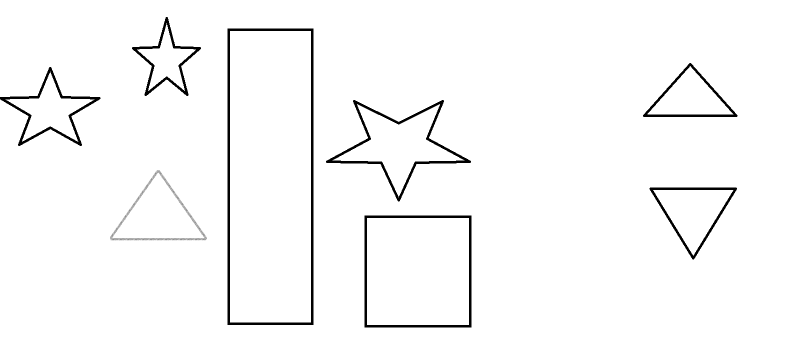
#> input picture photos/finaltest.png, 1608 x 687 px (shown at 1/2 size)
$ python 'final project.py'   (older library calls are emulated)
#> lines starting #> are read from the running program, lines starting #| are printed output that depends on the picture; after the words box and inside, x2 and y2 are one past the last pixel; in counts of white or black regions, pixels touching at a corner belong together
#> further down, originalImage is the input picture: shape (687, 1608, 3); min 0, max 255, mean 248.5
# %%
import imutils
import cv2
import numpy as np
import matplotlib.pyplot as plt

# %%
# load the image and resize it to a smalle rfactor so that the shapes can be approximated better
def detectShapes(originalImage):
    copyImage = originalImage.copy()
    mat = np.ones((5, 5), np.uint8)
    gradImage = cv2.morphologyEx(copyImage, cv2.MORPH_GRADIENT, mat)
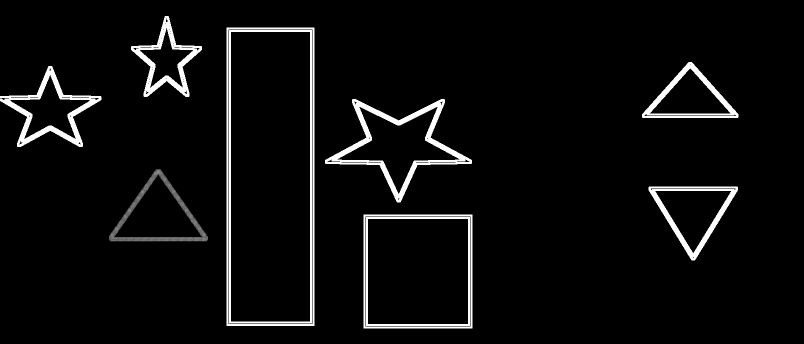
#> gradImage: shape (687, 1608, 3) (shown at 1/2 size); min 0, max 255, mean 11.6

    resized = imutils.resize(gradImage, width=1000)
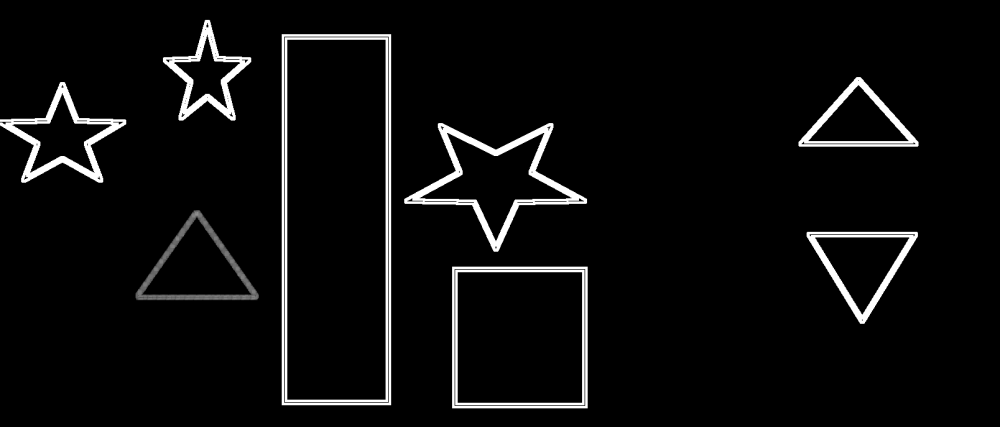
#> resized: shape (427, 1000, 3); min 0, max 255, mean 11.6
    ratio = copyImage.shape[0] / float(resized.shape[0])
#> ratio = 1.61

    # convert the resized copyImage to grayscale, blur it slightly and threshold it
    gray = cv2.cvtColor(resized, cv2.COLOR_BGR2GRAY)
    blurred = cv2.GaussianBlur(gray, (5, 5), 0)
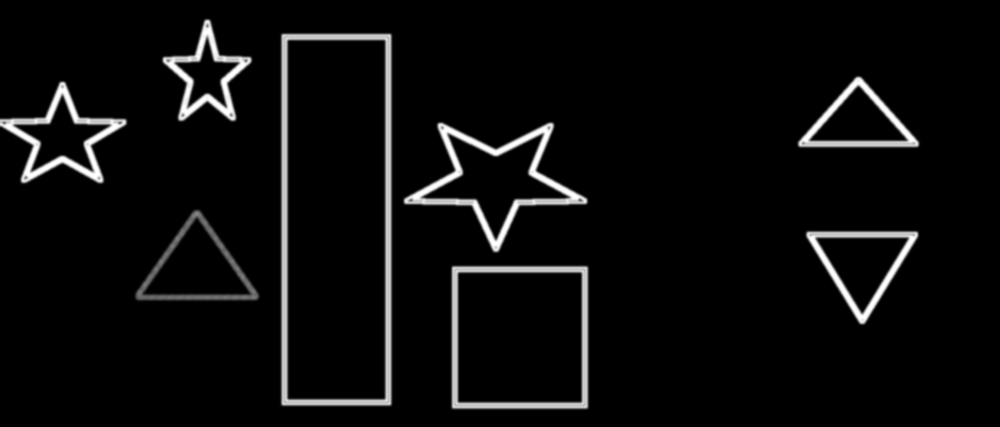
#> blurred: shape (427, 1000); min 0, max 255, mean 11.6
    _, thresh = cv2.threshold(blurred, 25, 255, cv2.THRESH_BINARY)
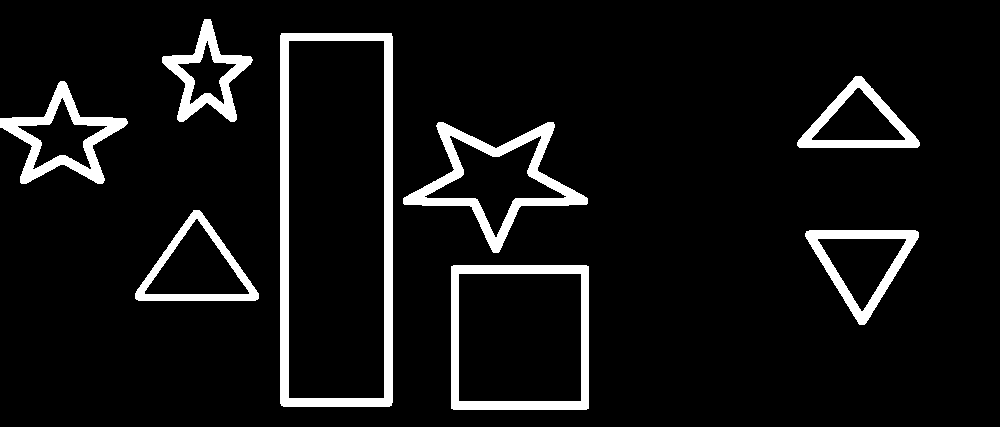
#> thresh: shape (427, 1000); 7.5% white; 8 white regions

    # find contours in the threshold copyImage and initialize the shape detector
    contours = cv2.findContours(thresh.copy(), cv2.RETR_EXTERNAL, cv2.CHAIN_APPROX_SIMPLE)
#> contours = 8 contours; box (x1, y1, x2, y2) and area: (280, 33, 393, 407) 41763, (451, 265, 589, 410) 19722, (403, 122, 588, 253) 9794, (135, 210, 259, 301) 6232, (805, 230, 919, 325) 5904, (0, 81, 128, 184) 5674, (797, 76, 920, 148) 4860, (162, 19, 253, 122) 4083
    contours = imutils.grab_contours(contours)
    shapeDetectorObject = ShapeDetector()

    Triangle = 0
    Rectangle = 0
    Square = 0
    Unidentified = 0
    Star = 0

    # loop over the contours
    for current in contours:
        # compute the center of the contour, then detect the name of the
        # shape using only the contour
        M = cv2.moments(current)
        cX = int((M["m10"] / M["m00"]) * ratio)
        cY = int((M["m01"] / M["m00"]) * ratio)

        # Check which shape came back and add to amount variable
        shape = shapeDetectorObject.detect(current)

        if (shape == "triangle"):
            Triangle += 1
        elif (shape == "rectangle"):
            Rectangle += 1
        elif (shape == "square"):
            Square += 1
        elif (shape == "star"):
            Star += 1
        elif (shape == "unidentified"):
            Unidentified += 1

        # multiply the contour (x, y)-coordinates by the resize ratio,
        # then draw the contours and the name of the shape on the copyImage
        current = current.astype("float")
        current *= ratio
        current = current.astype("int")
        cv2.drawContours(copyImage, [current], -1, (0, 255, 0), 3)
        cv2.putText(copyImage, shape, (cX, cY), cv2.FONT_HERSHEY_SIMPLEX, 0.5, (255, 255, 255), 2)
#> this loop made 8 passes
#> (cX, cY, shape, peri in detect, approx in detect, x in detect, y in detect, w in detect) on pass 1: (835, 542, 'square', 559.7, [[451, 266], [451, 408], [588, 408], [588, 266]], 451, 266, 138)
#> (cX, cY, shape, peri in detect, approx in detect, x in detect, y in detect, w in detect) on pass 7: (540, 353, 'rectangle', 966.5, [[281, 33], [280, 403], [389, 406], [392, 36]], 280, 33, 113)
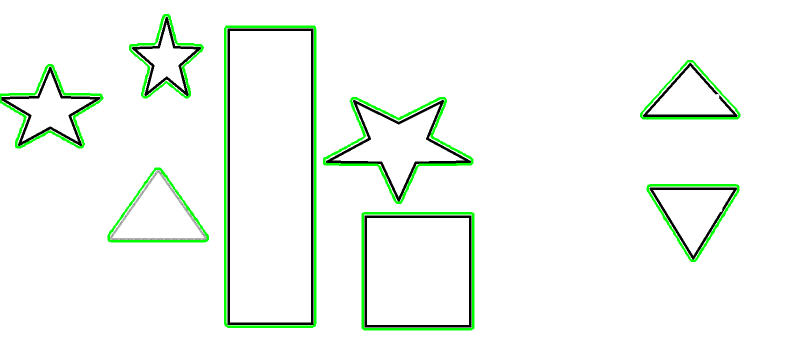
#> copyImage: shape (687, 1608, 3) (shown at 1/2 size); 2.75% of pixels changed, all inside (x1, y1, x2, y2) = (0, 28, 1481, 661)
#> after the loop, Rectangle = 1; Square = 1; Star = 3; Triangle = 3; Unidentified = 0

    # No need for post process: Example why:
    # laplacian = cv2.Laplacian(copyImage, cv2.CV_16S, ksize=3)
    # copyImage = copyImage + laplacian


    return gradImage, thresh, copyImage, Triangle, Rectangle, Square, Star, Unidentified

# %%
class ShapeDetector:
    def __init__(self):
        pass

    def detect(self,c):
        shape = "unidentified"
        peri = cv2.arcLength(c,True)
        approx = cv2.approxPolyDP(c, 0.04 * peri, True)

        # if the shape is a triangle, it will have 3 vertices
        if len(approx) == 3:
            shape = "triangle"

        # if the shape has 4 vertices, it is either a square or a rectangle
        elif len(approx) == 4:
            # compute the bounding box of the contour and use the bounding box to compute the aspect ratio
            x,y,w,h = cv2.boundingRect(approx)
            ar = w / float(h)

            # a square will have an aspect ratio that is approximately equal to one, otherwise, the shape is rectangle
            shape = "square" if ar >= 0.95 and ar <= 1.05 else "rectangle"


        # if the shape is a star, it will have 10 vertices
        elif len(approx) == 10:
            shape = "star"

        # otherwise we will assume that the shape is unidentified
        else:
            area = cv2.contourArea(c)
            if(len(approx) >= 6) & (len(approx) <= 23) and area > 30:
                shape = "unidentified"

        #return the name of the shape
        return shape

# %%
originalImage = cv2.imread("photos/finaltest.png")

gradImage, thresh, copyImage, \
Triangle, Rectangle, Square, Star, Unidentified = detectShapes(originalImage)
#> Triangle = 3; Rectangle = 1; Square = 1; Star = 3; Unidentified = 0

# show the output copyImage
plt.figure()

plt.subplot(221)
plt.imshow(originalImage)
plt.title("original image")

plt.subplot(222)
plt.imshow(gradImage)
plt.title("gradient image")

plt.subplot(223)
plt.imshow(thresh)
plt.title("thresh image")

plt.subplot(224)
plt.imshow(copyImage)
plt.title("image after process")

plt.show()

if (Triangle > 0):
    print("Triangles:", Triangle)
#| Triangles: 3
if (Rectangle > 0):
    print("Rectangles:", Rectangle)
#| Rectangles: 1
if (Square > 0):
    print("Squares:", Square)
#| Squares: 1
if (Star > 0):
    print("Stars:", Star)
#| Stars: 3
if (Unidentified > 0):
    print("Unidentified:", Unidentified)

# %%
